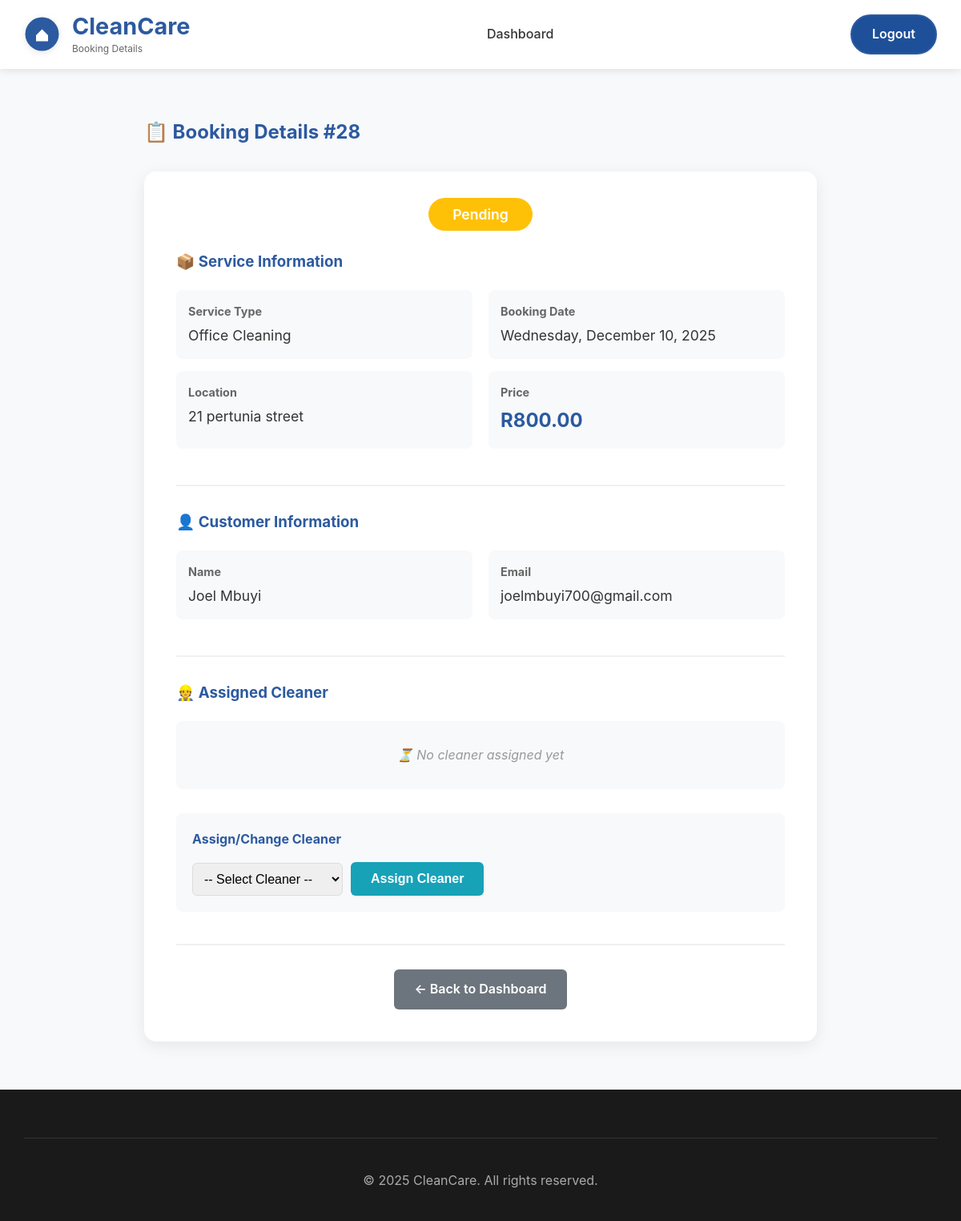
The page /pages/booking_details.php?id=28 (signed in) on the database its author committed.
### tables this page shows
CREATE TABLE `bookings` (
  `id` int(11) NOT NULL,
  `customer_id` int(11) NOT NULL,
  `cleaner_id` int(11) DEFAULT NULL,
  `service_id` varchar(255) NOT NULL,
  `price` decimal(10,2) NOT NULL,
  `date_booked` date NOT NULL,
  `location` varchar(255) NOT NULL,
  `completed` tinyint(1) DEFAULT 0,
  `booking_date` date NOT NULL,
  `customer` varchar(100) NOT NULL,
  `cleaner` varchar(100) NOT NULL,
  `inventory_log` tinyint(1) DEFAULT 0,
  `inventory_deducted` tinyint(1) DEFAULT 0,
  `status` enum('pending','assigned','in_progress','completed_by_cleaner','completed','cancelled') DEFAULT 'pending',
  `payment_status` enum('unpaid','paid','refunded','partial_refund') DEFAULT 'unpaid',
  `cancelled_at` datetime DEFAULT NULL,
  `cancellation_reason` text DEFAULT NULL,
  `completed_by_cleaner_at` datetime DEFAULT NULL,
  `completed_by_admin_at` datetime DEFAULT NULL,
  `review` text DEFAULT NULL,
  `rating` int(11) DEFAULT NULL
);

CREATE TABLE `customers` (
  `id` int(11) NOT NULL,
  `name` varchar(100) NOT NULL,
  `email` varchar(100) DEFAULT NULL,
  `phone` varchar(20) DEFAULT NULL,
  `address` text DEFAULT NULL
);

### pages/booking_details.php (the view, shortened to what this page needs)
<?php
require_once '../backend/db_config.php';
$booking_id = intval($_GET['id'] ?? 0);
$user_role = $_SESSION['user_role'];
$service_names = [
    1 => 'Regular Cleaning',
    2 => 'Deep Cleaning',
    3 => 'Move In/Out Cleaning',
    4 => 'Office Cleaning',
    5 => 'Carpet Cleaning',
    6 => 'Window Cleaning'
];
try {
    $stmt = $pdo->prepare("SELECT b.*,
                           c.name as customer_name, c.phone as customer_phone, c.email as customer_email, c.address as customer_address,
                           e.name as cleaner_name, e.phone as cleaner_phone, e.email as cleaner_email
                           FROM bookings b
                           LEFT JOIN customers c ON b.customer_id = c.id
                           LEFT JOIN employees e ON b.cleaner_id = e.id
                           WHERE b.id = :id");
    $stmt->execute([':id' => $booking_id]);
    $booking = $stmt->fetch(PDO::FETCH_ASSOC);
} catch (PDOException $e) {
    die('Error: ' . $e->getMessage());
}
$status = $booking['status'] ?? ($booking['completed'] ? 'completed' : 'pending');
$status_colors = [
    'pending' => '#FFC107',
    'confirmed' => '#17a2b8',
    'assigned' => '#007bff',
    'in_progress' => '#007bff',
    'completed_by_cleaner' => '#6c757d',
    'completed_by_customer' => '#17a2b8',
    'completed' => '#28a745',
    'cancelled' => '#dc3545'
];
$status_color = $status_colors[$status] ?? '#FFC107';
$status_labels = [
    'pending' => 'Pending',
    'confirmed' => 'Confirmed',
    'assigned' => 'Assigned',
    'in_progress' => 'In Progress',
    'completed_by_cleaner' => 'Awaiting Admin Review',
    'completed_by_customer' => 'Customer Approved - Awaiting Final Review',
    'completed' => 'Completed',
    'cancelled' => 'Cancelled'
];
$status_label = $status_labels[$status] ?? 'Pending';
$service_name = $service_names[$booking['service_id']] ?? htmlspecialchars($booking['service_id']);
$back_url = match($user_role) {
    'admin' => '../dashboards/admin.php',
    'cleaner' => '../dashboards/cleaner.php',
    'customer' => '../dashboards/client.php',
    default => '../index.php'
};
?>
<!DOCTYPE html>
<html lang="en">
<head>
    <link rel="stylesheet" href="../frontend/css/style.css">
</head>
<body>
    <nav class="navbar">
        <div class="nav-container">
            <div class="logo">
                <div class="logo-container">
                    <div class="logo-icon">
                        <svg viewBox="0 0 60 60" width="45" height="45">
                            <circle cx="30" cy="30" r="28" fill="#2c5aa0"/>
                            <path d="M 20 32 L 30 22 L 40 32 L 40 42 L 20 42 Z" fill="white"/>
                        </svg>
                    </div>
                    <div class="logo-text">
                        <h1>CleanCare</h1>
                        <p class="tagline">Booking Details</p>
                    </div>
                </div>
            </div>
            <ul class="nav-menu">
                <li><a href="<?= $back_url ?>">Dashboard</a></li>
            </ul>
            <div class="nav-buttons">
                <a href="../backend/logout.php" class="btn-primary">Logout</a>
            </div>
        </div>
    </nav>
    <section style="padding: 60px 0; background: #f8f9fa; min-height: calc(100vh - 80px);">
        <div class="container" style="max-width: 900px;">
            <h2 style="color: #2c5aa0; margin-bottom: 30px;">📋 Booking Details #<?= $booking['id'] ?></h2>
            <div style="background: white; padding: 40px; border-radius: 15px; box-shadow: 0 5px 20px rgba(0,0,0,0.08);">
                <div style="text-align: center; margin-bottom: 30px;">
                    <span style="background: <?= $status_color ?>; color: white; padding: 10px 30px; border-radius: 25px; font-size: 1.1rem; font-weight: 600;">
                        <?= $status_label ?>
                    </span>
                </div>
                <div style="margin-bottom: 30px; padding-bottom: 30px; border-bottom: 2px solid #f0f0f0;">
                    <h3 style="color: #2c5aa0; margin-bottom: 20px;">📦 Service Information</h3>
                    <div class="detail-row">
                        <div class="detail-item">
                            <strong>Service Type</strong>
                            <p><?= $service_name ?></p>
                        </div>
                        <div class="detail-item">
                            <strong>Booking Date</strong>
                            <p><?= date('l, F j, Y', strtotime($booking['booking_date'])) ?></p>
                        </div>
                    </div>
                    <div class="detail-row">
                        <div class="detail-item">
                            <strong>Location</strong>
                            <p><?= htmlspecialchars($booking['location']) ?></p>
                        </div>
                        <div class="detail-item">
                            <strong>Price</strong>
                            <p style="font-size: 1.5rem; font-weight: 700; color: #2c5aa0;">R<?= number_format($booking['price'], 2) ?></p>
                        </div>
                    </div>
                </div>
                <div style="margin-bottom: 30px; padding-bottom: 30px; border-bottom: 2px solid #f0f0f0;">
                    <h3 style="color: #2c5aa0; margin-bottom: 20px;">👤 Customer Information</h3>
                    <div class="detail-row">
                        <div class="detail-item">
                            <strong>Name</strong>
                            <p><?= htmlspecialchars($booking['customer_name']) ?></p>
                        </div>
                        <div class="detail-item">
                            <strong>Email</strong>
                            <p><?= htmlspecialchars($booking['customer_email']) ?></p>
                        </div>
                    </div>
                </div>
                <div style="margin-bottom: 30px;">
                    <h3 style="color: #2c5aa0; margin-bottom: 20px;">👷 Assigned Cleaner</h3>
                    <?php if ($booking['cleaner_name']): ?>
                        <div class="detail-row">
                            <div class="detail-item">
                                <strong>Name</strong>
                                <p><?= htmlspecialchars($booking['cleaner_name']) ?></p>
                            </div>
                            <div class="detail-item">
                                <strong>Phone</strong>
                                <p><?= htmlspecialchars($booking['cleaner_phone']) ?></p>
                            </div>
                        </div>
                    <?php else: ?>
                        <div style="text-align: center; padding: 30px; background: #f8f9fa; border-radius: 8px;">
                            <p style="color: #999; font-style: italic; margin: 0;">⏳ No cleaner assigned yet</p>
                        </div>
                    <?php endif; ?>
                </div>
                <?php if ($user_role === 'admin'): ?>
                    <?php if (!in_array($status, ['completed', 'cancelled'])): ?>
                    <div style="background: #f8f9fa; padding: 20px; border-radius: 8px; margin-top: 20px;">
                        <h4 style="color: #2c5aa0; margin-bottom: 15px;">Assign/Change Cleaner</h4>
                        <form method="POST" style="display: flex; align-items: center; gap: 10px; flex-wrap: wrap;">
                            <select name="cleaner_id" required style="padding: 10px; border: 1px solid #ddd; border-radius: 6px; font-size: 1rem;">
                                <option value="">-- Select Cleaner --</option>
                            </select>
                            <button type="submit" class="btn btn-assign">Assign Cleaner</button>
                        </form>
                    </div>
                    <?php endif; ?>
                <?php endif; ?>
                <div style="text-align: center; margin-top: 40px; padding-top: 30px; border-top: 2px solid #f0f0f0;">
                    <a href="<?= $back_url ?>" class="btn btn-back" style="display: inline-block; text-decoration: none;">
                        ← Back to Dashboard
                    </a>
                </div>
            </div>
        </div>
    </section>
    <footer class="footer">
        <div class="container">
            <div class="footer-bottom">
                <p>&copy; 2025 CleanCare. All rights reserved.</p>
            </div>
        </div>
    </footer>
</body>
</html>

### frontend/css/style.css (style rules this page uses)
* { margin: 0; padding: 0; box-sizing: border-box; }
html { scroll-behavior: smooth; scroll-padding-top: 80px; }
body { font-family: -apple-system, BlinkMacSystemFont, 'Segoe UI', 'Roboto', 'Oxygen', 'Ubuntu', sans-serif; line-height: 1.6; color: #333; background: #ffffff; }
.container { max-width: 1200px; margin: 0 auto; padding: 0 30px; }
.navbar { background: #ffffff; box-shadow: 0 2px 10px rgba(0,0,0,0.1); position: sticky; top: 0; z-index: 1000; padding: 1rem 0; }
.nav-container { max-width: 1400px; margin: 0 auto; padding: 0 30px; display: flex; justify-content: space-between; align-items: center; }
.logo { display: flex; align-items: center; }
.logo-container { display: flex; align-items: center; gap: 15px; }
.logo-icon { display: flex; align-items: center; justify-content: center; transition: transform 0.3s ease; }
.logo-icon svg { filter: drop-shadow(0 2px 4px rgba(0,0,0,0.1)); }
.logo-text { display: flex; flex-direction: column; }
.logo h1 { font-size: 1.8rem; color: #2c5aa0; font-weight: 700; margin: 0; line-height: 1.2; }
.logo .tagline { font-size: 0.75rem; color: #666; margin: 0; }
.nav-menu { display: flex; list-style: none; gap: 2.5rem; align-items: center; }
.nav-menu a { color: #333; text-decoration: none; font-weight: 500; transition: color 0.3s; position: relative; }
.nav-buttons { display: flex; gap: 1rem; }
.btn-primary { padding: 10px 25px; background: #1e4f99; color: white; text-decoration: none; border-radius: 25px; font-weight: 600; transition: all 0.3s; border: 2px solid #2c5aa0; }
.footer { background: #1a1a1a; color: #aaa; padding: 60px 0 30px; }
.footer-bottom { text-align: center; padding-top: 2rem; border-top: 1px solid #333; }
.footer-bottom p { margin: 0.5rem 0; }

### pages/booking_details.php (style rules this page uses)
.detail-row { display: grid; grid-template-columns: 1fr 1fr; gap: 20px; margin-bottom: 15px; }
.detail-item { padding: 15px; background: #f8f9fa; border-radius: 8px; }
.detail-item strong { color: #666; display: block; margin-bottom: 5px; font-size: 0.9rem; }
.detail-item p { margin: 0; font-size: 1.1rem; color: #333; }
.btn { padding: 12px 25px; border-radius: 6px; text-decoration: none; font-weight: 600; border: none; cursor: pointer; transition: 0.2s ease; font-size: 1rem; }
.btn-assign { background: #17a2b8; color: #fff; }
.btn-back { background: #6c757d; color: #fff; }

### rows shown on the page
bookings: id "28", status "Pending", service "Office Cleaning", booking_date "Wednesday, December 10, 2025", location "21 pertunia street", price "800.00", customer.name "Joel Mbuyi", customer.email "joelmbuyi700@gmail.com"
